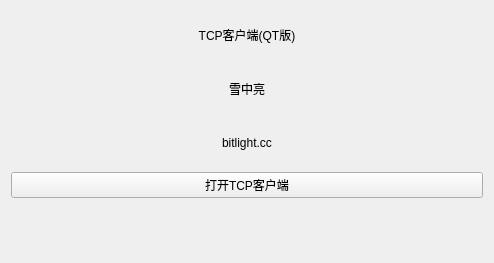
<?xml version="1.0" encoding="UTF-8"?>
<ui version="4.0">
 <class>splash</class>
 <widget class="QWidget" name="splash">
  <property name="geometry">
   <rect>
    <x>0</x>
    <y>0</y>
    <width>494</width>
    <height>263</height>
   </rect>
  </property>
  <property name="windowTitle">
   <string>Form</string>
  </property>
  <layout class="QVBoxLayout" name="verticalLayout" stretch="1,1,1,2,1">
   <item>
    <widget class="QLabel" name="label">
     <property name="layoutDirection">
      <enum>Qt::LeftToRight</enum>
     </property>
     <property name="text">
      <string>TCP客户端(QT版)</string>
     </property>
     <property name="alignment">
      <set>Qt::AlignCenter</set>
     </property>
    </widget>
   </item>
   <item>
    <widget class="QLabel" name="label_2">
     <property name="text">
      <string>雪中亮</string>
     </property>
     <property name="alignment">
      <set>Qt::AlignCenter</set>
     </property>
    </widget>
   </item>
   <item>
    <widget class="QLabel" name="label_3">
     <property name="text">
      <string>bitlight.cc</string>
     </property>
     <property name="alignment">
      <set>Qt::AlignCenter</set>
     </property>
    </widget>
   </item>
   <item>
    <layout class="QHBoxLayout" name="horizontalLayout">
     <item>
      <widget class="QPushButton" name="btnTCPClient">
       <property name="text">
        <string>打开TCP客户端</string>
       </property>
      </widget>
     </item>
    </layout>
   </item>
   <item>
    <widget class="QLabel" name="label_4">
     <property name="text">
      <string/>
     </property>
    </widget>
   </item>
  </layout>
 </widget>
 <resources/>
 <connections/>
</ui>
